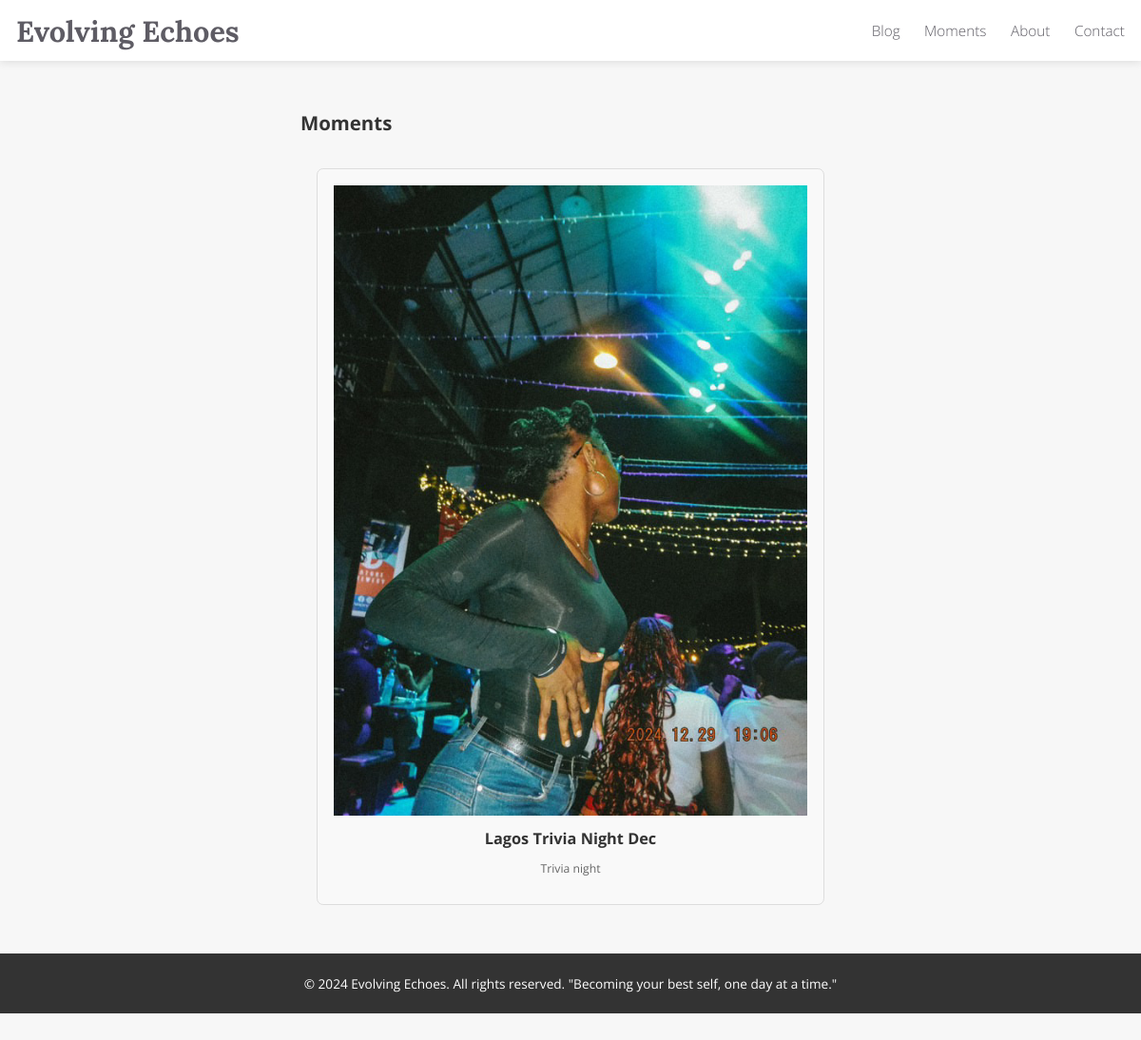
The app's page /moments/, older data.
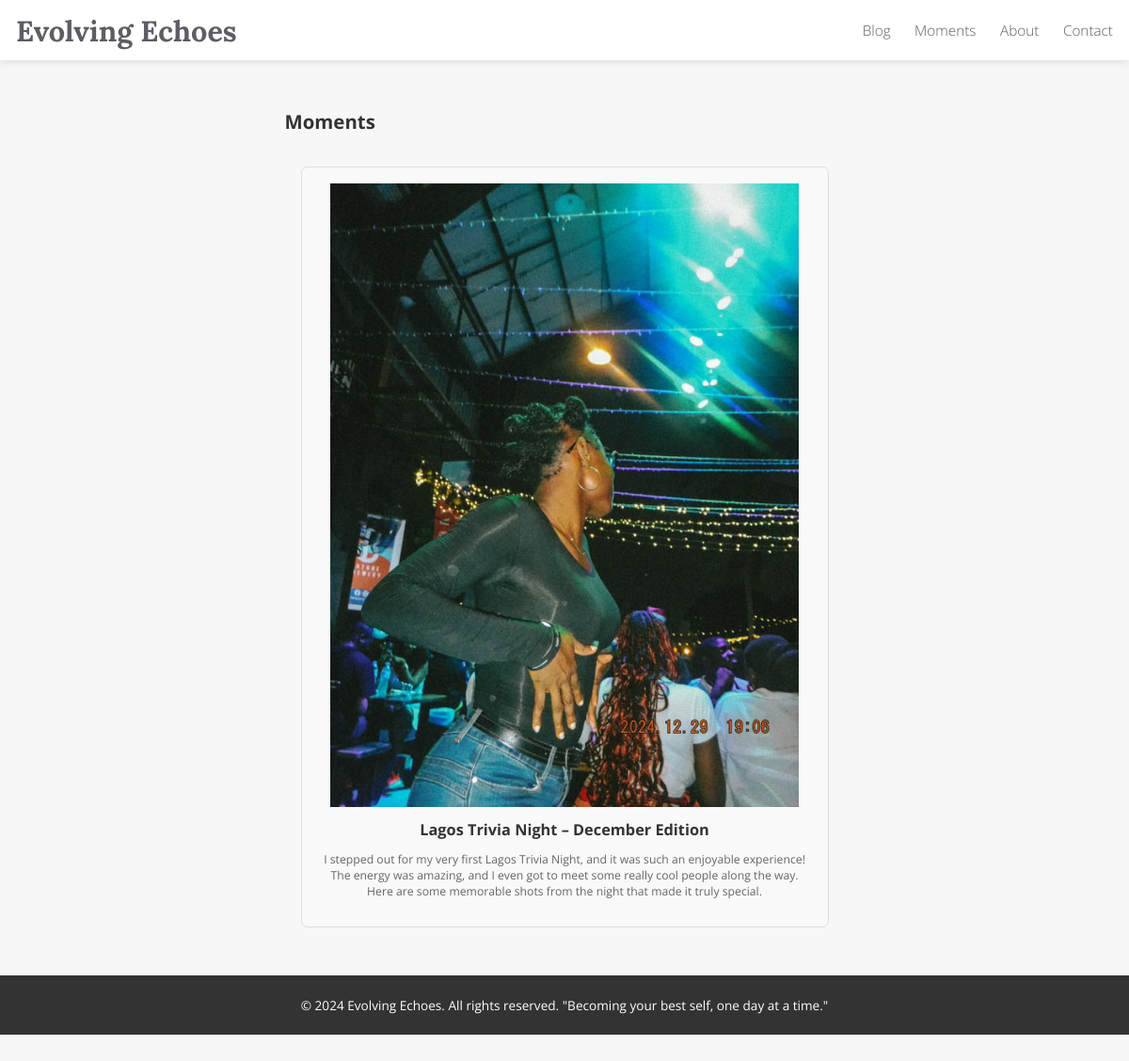
The same page, newer data.
### blog/models.py (models this page shows, shortened)
class Moment(models.Model):
    title = models.CharField(max_length=100)
    description = models.TextField(blank=True, null=True)
    date_created = models.DateTimeField(auto_now_add=True)
    category = models.CharField(max_length=50, blank=True, null=True)  # Optional

class MomentMedia(models.Model):
    moment = models.ForeignKey(Moment, related_name='media', on_delete=models.CASCADE)
    file = models.FileField(upload_to='moments_media/')
    is_video = models.BooleanField(default=False)  # Flag to differentiate videos from images

### blog/views.py (the view)
# urls.py: path('moments/', views.moments_list, name='moments_list'),
def moments_list(request):
    moments = Moment.objects.all().order_by('-date_created')
    return render(request, 'blog/moments_list.html', {'moments': moments})

### blog/templates/blog/moments_list.html
{% extends 'blog/base.html' %}
{% block content %}
<h2>Moments</h2>
<div class="post-grid">
    {% for moment in moments %}
    <div class="post-card">
        <a href="{% url 'moment_detail' moment.id %}">
            {% if moment.media.first %}
            <img src="{{ moment.media.first.file.url }}" alt="{{ moment.title }}">
            {% else %}
            <img src="/static/images/placeholder.jpg" alt="Placeholder">
            {% endif %}
            <h3>{{ moment.title }}</h3>
        </a>
        <p>{{ moment.description|linebreaks }}</p>
    </div>
    {% endfor %}
</div>
{% endblock %}

Row changes from the older to the newer data that the page shows:
changed Moment: title "Lagos Trivia Night Dec" → "Lagos Trivia Night – December Edition"; description "Trivia night" → "I stepped out for my very first Lagos Trivia Night, and it was such an enjoyable experience! The energy was amazing, and I even got to meet some really cool people along the way. Here are some memorable shots from the night that made it truly special."
